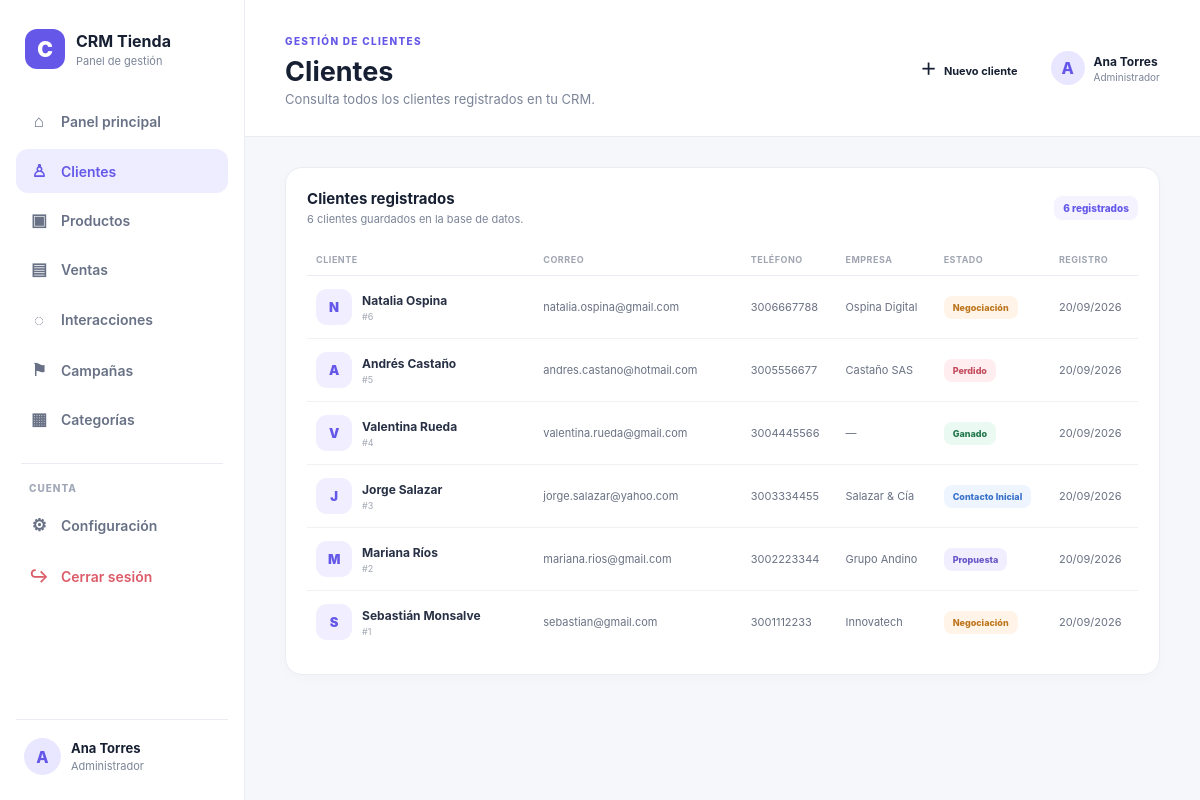
/clientes.php (signed in), run on the app's committed database.
### tables this page shows
CREATE TABLE IF NOT EXISTS clientes (
 id INT AUTO_INCREMENT PRIMARY KEY,
 nombre VARCHAR(100) NOT NULL,
 apellido VARCHAR(100) NOT NULL,
 correo VARCHAR(150) UNIQUE NOT NULL,
 telefono VARCHAR(20),
 empresa VARCHAR(150),
 estado ENUM('Contacto Inicial','Propuesta','Negociación','Ganado','Perdido') DEFAULT 'Contacto Inicial',
 fecha_registro TIMESTAMP DEFAULT CURRENT_TIMESTAMP
);

### clientes.php (the view, shortened to what this page needs)
<?php
require_once 'config/database.php';
$clientes = $pdo->query("SELECT id, nombre, apellido, correo, telefono, empresa, estado, fecha_registro FROM clientes ORDER BY fecha_registro DESC, id DESC")->fetchAll();
$estadoClases = [
    'Contacto Inicial' => 'status-blue',
    'Propuesta' => 'status-purple',
    'Negociación' => 'status-orange',
    'Ganado' => 'status-green',
    'Perdido' => 'status-red'
];
function e($value) {
    return htmlspecialchars((string)$value, ENT_QUOTES, 'UTF-8');
}
?>
<!DOCTYPE html>
<html lang="es">
<head>
    <link rel="stylesheet" href="assets/css/style.css">
</head>
<body>
<div class="app-layout">
    <aside class="sidebar">
        <div class="sidebar-brand">
            <div class="brand-mark">C</div>
            <div>
                <strong>CRM Tienda</strong>
                <small>Panel de gestión</small>
            </div>
        </div>
        <nav class="side-nav">
            <a class="side-link" href="dashboard.php"><span>⌂</span> Panel principal</a>
            <a class="side-link active" href="clientes.php"><span>♙</span> Clientes</a>
            <a class="side-link" href="#"><span>▣</span> Productos</a>
            <a class="side-link" href="#"><span>▤</span> Ventas</a>
            <a class="side-link" href="#"><span>◌</span> Interacciones</a>
            <a class="side-link" href="#"><span>⚑</span> Campañas</a>
            <a class="side-link" href="#"><span>▦</span> Categorías</a>
            <div class="nav-divider"></div>
            <span class="nav-label">CUENTA</span>
            <a class="side-link" href="#"><span>⚙</span> Configuración</a>
            <a class="side-link logout-link" href="auth/logout.php"><span>↪</span> Cerrar sesión</a>
        </nav>
        <div class="sidebar-user">
            <div class="avatar"><?= strtoupper(substr($_SESSION['usuario']['nombre'], 0, 1)) ?></div>
            <div>
                <strong><?= e($_SESSION['usuario']['nombre']) ?></strong>
                <small><?= e($_SESSION['usuario']['rol']) ?></small>
            </div>
        </div>
    </aside>
    <section class="dashboard-area">
        <header class="dashboard-topbar">
            <div>
                <span class="eyebrow">GESTIÓN DE CLIENTES</span>
                <h1>Clientes</h1>
                <p>Consulta todos los clientes registrados en tu CRM.</p>
            </div>
            <div class="top-actions">
                <a href="nuevo_cliente.php" class="quick-button top-new-client"><span>＋</span> Nuevo cliente</a>
                <a class="top-user" href="#">
                    <div class="avatar small"><?= strtoupper(substr($_SESSION['usuario']['nombre'], 0, 1)) ?></div>
                    <div>
                        <strong><?= e($_SESSION['usuario']['nombre']) ?></strong>
                        <small><?= e($_SESSION['usuario']['rol']) ?></small>
                    </div>
                </a>
            </div>
        </header>
        <main class="dashboard-content">
            <section class="panel clients-list-panel">
                <div class="panel-heading clients-heading">
                    <div>
                        <h2>Clientes registrados</h2>
                        <p><?= count($clientes) ?> cliente<?= count($clientes) === 1 ? '' : 's' ?> guardado<?= count($clientes) === 1 ? '' : 's' ?> en la base de datos.</p>
                    </div>
                    <span class="panel-badge"><?= count($clientes) ?> registrados</span>
                </div>
                <div class="table-wrap">
                    <table class="clients-table">
                        <thead>
                            <tr>
                                <th>CLIENTE</th>
                                <th>CORREO</th>
                                <th>TELÉFONO</th>
                                <th>EMPRESA</th>
                                <th>ESTADO</th>
                                <th>REGISTRO</th>
                            </tr>
                        </thead>
                        <tbody>
                        <?php if (!$clientes): ?>
                            <tr>
                                <td colspan="6" class="empty-cell">
                                    No hay clientes registrados todavía. <a href="nuevo_cliente.php" class="view-link">Agregar el primero →</a>
                                </td>
                            </tr>
                        <?php else: ?>
                            <?php foreach ($clientes as $cliente): ?>
                                <?php $nombreCompleto = trim($cliente['nombre'] . ' ' . $cliente['apellido']); ?>
                                <tr>
                                    <td>
                                        <div class="client-name-cell">
                                            <div class="client-avatar"><?= e(strtoupper(substr($cliente['nombre'], 0, 1))) ?></div>
                                            <div>
                                                <strong><?= e($nombreCompleto) ?></strong>
                                                <small>#<?= (int)$cliente['id'] ?></small>
                                            </div>
                                        </div>
                                    </td>
                                    <td><?= e($cliente['correo']) ?></td>
                                    <td><?= $cliente['telefono'] ? e($cliente['telefono']) : '—' ?></td>
                                    <td><?= $cliente['empresa'] ? e($cliente['empresa']) : '—' ?></td>
                                    <td><span class="client-status <?= e($estadoClases[$cliente['estado']] ?? 'status-blue') ?>"><?= e($cliente['estado']) ?></span></td>
                                    <td><?= date('d/m/Y', strtotime($cliente['fecha_registro'])) ?></td>
                                </tr>
                            <?php endforeach; ?>
                        <?php endif; ?>
                        </tbody>
                    </table>
                </div>
            </section>
        </main>
    </section>
</div>
</body>
</html>

### data on the page
clientes: nombre "N", nombreCompleto "Natalia Ospina", id "6", correo "natalia.ospina@gmail.com", telefono "3006667788", empresa "Ospina Digital", estado "Negociación", fecha_registro "20/09/2026"
clientes: nombre "A", nombreCompleto "Andrés Castaño", id "5", correo "andres.castano@hotmail.com", telefono "3005556677", empresa "Castaño SAS", estado "Perdido", fecha_registro "20/09/2026"
clientes: nombre "V", nombreCompleto "Valentina Rueda", id "4", correo "valentina.rueda@gmail.com", telefono "3004445566", estado "Ganado", fecha_registro "20/09/2026"
clientes: nombre "J", nombreCompleto "Jorge Salazar", id "3", correo "jorge.salazar@yahoo.com", telefono "3003334455", empresa "Salazar & Cía", estado "Contacto Inicial", fecha_registro "20/09/2026"
clientes: nombre "M", nombreCompleto "Mariana Ríos", id "2", correo "mariana.rios@gmail.com", telefono "3002223344", empresa "Grupo Andino", estado "Propuesta", fecha_registro "20/09/2026"
clientes: nombre "S", nombreCompleto "Sebastián Monsalve", id "1", correo "sebastian@gmail.com", telefono "3001112233", empresa "Innovatech", estado "Negociación", fecha_registro "20/09/2026"

### other printed values
substr($_SESSION['usuario']['nombre'], 0, 1) "A"
$_SESSION['usuario']['nombre'] "Ana Torres"
$_SESSION['usuario']['rol'] "Administrador"
count($clientes) "6"
